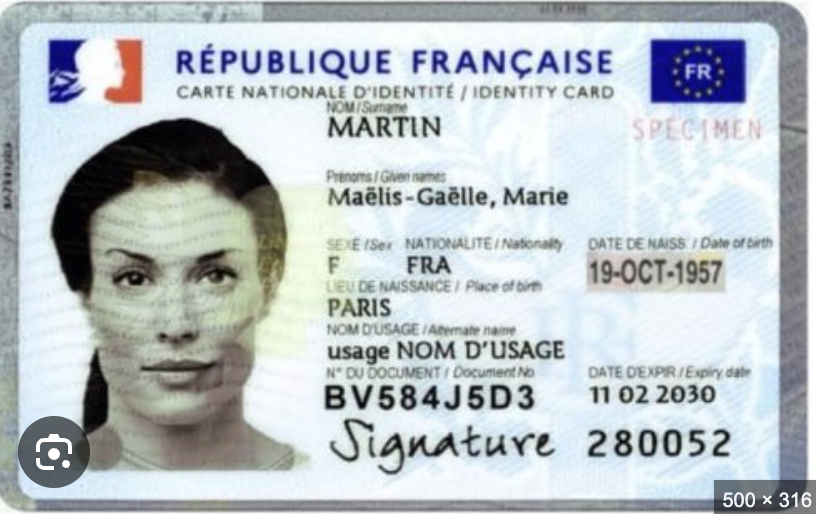
#> input picture input/img1.png, 816 x 514 px
$ python -i ocr_test.py   (imports and definitions only)
#> lines starting #> are read from the running program, lines starting #| are printed output that depends on the picture; after the words box and inside, x2 and y2 are one past the last pixel; in counts of white or black regions, pixels touching at a corner belong together
"""
OCR Test Script — French & Arabic (photos of documents)
Uses: pytesseract + Pillow + OpenCV for preprocessing

Install dependencies:
    pip install pytesseract pillow opencv-python
    sudo apt install tesseract-ocr tesseract-ocr-fra tesseract-ocr-ara  # Linux
    brew install tesseract                                                # Mac (then install lang packs)

NOTE: Tesseract works okay for French but Arabic results can be inconsistent.
      For better Arabic OCR, consider EasyOCR or PaddleOCR in production.
"""

import pytesseract
from PIL import Image
import cv2
import numpy as np
import os
import sys


# ─────────────────────────────────────────────
# 1. IMAGE PREPROCESSING
# Better image quality = better OCR accuracy
# ─────────────────────────────────────────────

def preprocess_image(image_path: str) -> np.ndarray:
    """
    Preprocess a photo of a document to improve OCR accuracy.
    Steps: grayscale → denoise → threshold (binarize) → deskew
    """
#> called with image_path = 'input/img1.png'
    img = cv2.imread(image_path)
#> img is the input picture: shape (514, 816, 3); mean B, G, R 196.9, 192.9, 185.2

    if img is None:
        raise FileNotFoundError(f"Could not load image: {image_path}")

    # Step 1: Grayscale
    gray = cv2.cvtColor(img, cv2.COLOR_BGR2GRAY)
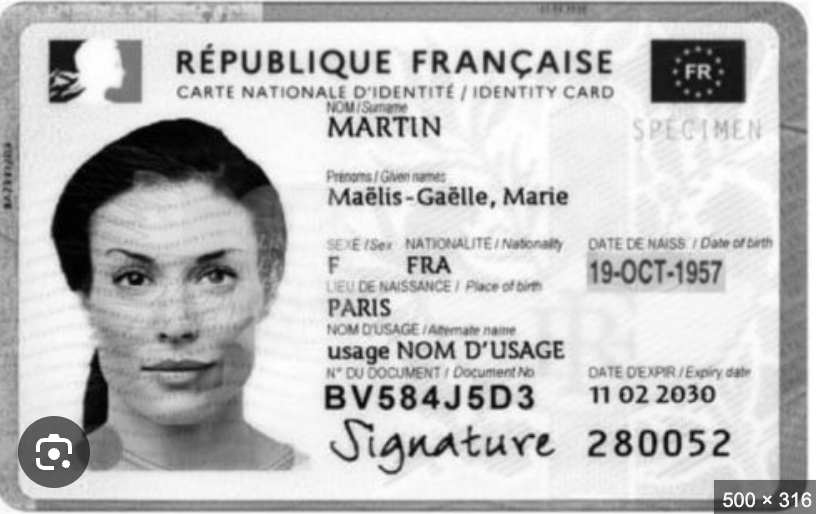
#> gray: shape (514, 816); min 0, max 255, mean 191

    # Step 2: Denoise (helps with photo noise)
    denoised = cv2.fastNlMeansDenoising(gray, h=10)

    # Step 3: Adaptive thresholding (handles uneven lighting in photos)
    thresh = cv2.adaptiveThreshold(
        denoised, 255,
        cv2.ADAPTIVE_THRESH_GAUSSIAN_C,
        cv2.THRESH_BINARY,
        blockSize=31,
        C=10
    )
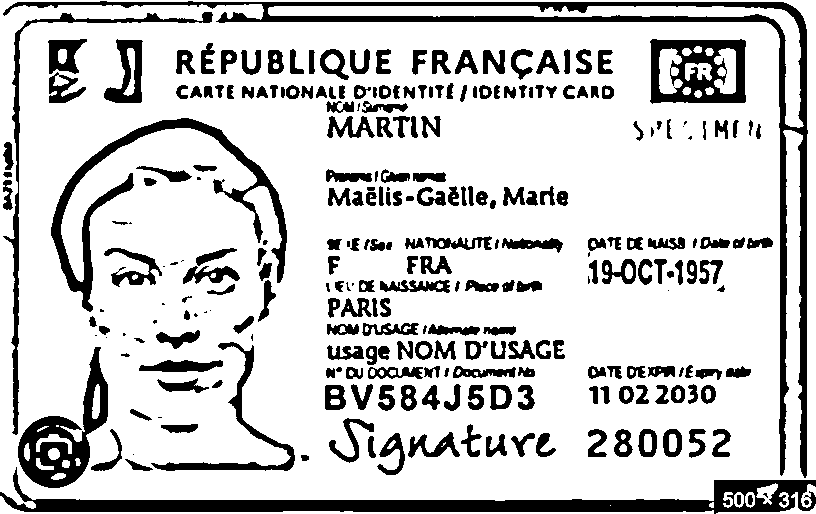
#> thresh: shape (514, 816); 79.8% white; 271 black regions (31 under 20 px), largest, box (x1, y1, x2, y2) and area: (3, 1, 808, 478) 12741, (0, 467, 816, 514) 10711, (51, 118, 287, 312) 5761

    # Step 4: Deskew (straighten slightly tilted photos)
    thresh = deskew(thresh)

    return thresh


def deskew(image: np.ndarray) -> np.ndarray:
    """Detect and correct slight rotation in a document photo."""
    coords = np.column_stack(np.where(image < 128))  # find dark pixels
#> coords = 84716 pairs, first value 1 to 513, second value 0 to 815
    if len(coords) == 0:
        return image
    angle = cv2.minAreaRect(coords)[-1]
#> angle = -0.0969
    if angle < -45:
        angle = -(90 + angle)
    else:
        angle = -angle
#> angle = 0.0969
    if abs(angle) < 0.5:  # skip if nearly straight
        return image
    h, w = image.shape
    center = (w // 2, h // 2)
    M = cv2.getRotationMatrix2D(center, angle, 1.0)
    rotated = cv2.warpAffine(image, M, (w, h),
                             flags=cv2.INTER_CUBIC,
                             borderMode=cv2.BORDER_REPLICATE)
    return rotated


# ─────────────────────────────────────────────
# 2. LANGUAGE CONFIG
# ─────────────────────────────────────────────

LANG_CONFIG = {
    "french":  {"lang": "fra",     "config": "--psm 3"},
    "arabic":  {"lang": "ara",     "config": "--psm 3 --oem 1"},  # oem 1 = LSTM only
    "mixed":   {"lang": "fra+ara", "config": "--psm 3 --oem 1"},
}


# ─────────────────────────────────────────────
# 3. OCR FUNCTIONS
# ─────────────────────────────────────────────

def run_ocr(image_path: str, language: str = "french") -> dict:
    """
    Run OCR on a document photo.

    Args:
        image_path: Path to the image file (jpg, png, etc.)
        language:   "french", "arabic", or "mixed"

    Returns:
        dict with extracted text and metadata
    """
    if language not in LANG_CONFIG:
        raise ValueError(f"Language must be one of: {list(LANG_CONFIG.keys())}")

    cfg = LANG_CONFIG[language]

    # Preprocess
    print(f"  → Preprocessing image...")
    processed = preprocess_image(image_path)
    pil_image = Image.fromarray(processed)

    # Run OCR
    print(f"  → Running Tesseract ({cfg['lang']})...")
#> (the run stopped early here; a loop or call above may not have finished)
